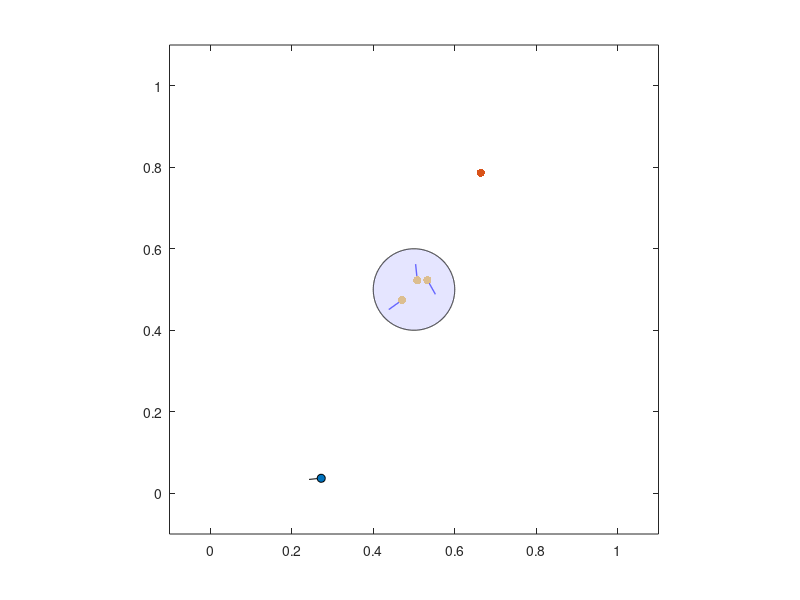

The MATLAB source for this figure: (Note: this script raises an error after producing the figure.)
% This code generates a simulation of schools of fish chasing food
% and with sharks chasing the fish.
% The view is contained inside a box of size 1x1.
clear; close all; clc;

%% Simulation Setup
% States for fish
K1 = 1;
X = 0.4 * rand(2,K1);
v0 = 0.3;                   % speed limit for fish
V = 2*v0 * rand(2,K1) - v0;

% Food
K2 = 1;
F = [0.5;0.5] + 0.5 * rand(2,K2);
rho = 0.03;

% States for shark
K3 = 3;
Y = (0.1*rand(2,K3) - 0.05) + [0.5;0.5];
u0 = 0.5;                   % speed limit for sharks
U = 2*u0 * rand(2,K3) - u0;
state_shark = zeros(1,K3);
Te_accu = zeros(1,K3);      % accumulated encircling time

% Behavioral parameters
lambda = 0.2;                           % inertia
beta   = 0.03;  Vb = zeros(size(V));    % group up
gamma  = 0.3;   Vg = zeros(size(V));    % move with CoG
mu     = 0.7;                           % loss factor for move w/ CoG
delta  = 10;    Vd = zeros(size(V));    % fish collision avoidance
eps    = 1;     Ve = zeros(size(V));    % attract by food
sigma  = 0.7;   Vs = zeros(size(V));    % avoiding sharks (tradeoff w/ Ve)
alpha  = 1;     Va = zeros(size(V));    % away from boundary
r      = 0.1;                           % min distance between fish
rs    = 0.08;                           % awareness distance betw/ f & s
rc    = 0.2;                            % chase radius of shark
re    = 0.15;                            % encircling radius of shark
Te    = 2;                              % encircling time limit
Delta = 2;      Ud = zeros(size(U));    % shark collision avoidance
Sigma = 1;      Us = zeros(size(U));    % shark chasing fish

% Wall regions
theta = 0:0.001:2*pi;
pillar_r = 0.1;
pillar = [0.5+pillar_r*cos(theta);0.5+pillar_r*sin(theta)];
Potential = @(X) norm(X-0.5)-pillar_r;

% GIF visualization
fps = 20;
Movie = [];
include_adjacency = true;

% Time
dt = 1/fps;
T = 0:dt:10;

% Plot initialization -----------------------------------------------------
tail_length = 0.03;
s_tail_length = 0.04;
figure;
plot([X(1,:);X(1,:)-tail_length*V(1,:)./vecnorm(V)],[X(2,:);X(2,:)-tail_length*V(2,:)./vecnorm(V)],'black');
hold on
scatter(X(1,:),X(2,:),'yellow','filled','o','MarkerEdgeColor','black');
scatter(F(1,:),F(2,:),'red','filled','o');
plot([Y(1,:);Y(1,:)-s_tail_length*U(1,:)./vecnorm(U)],[Y(2,:);Y(2,:)-s_tail_length*U(2,:)./vecnorm(U)],'blue','LineWidth',1);
scatter(Y(1,:),Y(2,:),'blue','filled','o');
fill(pillar(1,:),pillar(2,:),[0.8,0.8,1],'EdgeColor','black','FaceAlpha',0.5);
hold off
axis([-0.1,1.1,-0.1,1.1]);
axis square;
set(gcf,'Color',[1,1,1]);
Movie = [Movie,getframe(gcf)];

%% Simulation
for t = 1:length(T)
% Food dynamics ===========================================================
    % food
    for f = 1:K2
        dist_f2f = vecnorm(X - F(:,f));
        if min(dist_f2f) < rho
            F(:,f) = rand(2,1); % replenish new food once one is eaten
        end
    end
    % fish
    eaten = zeros(1,K1);
    for k = 1:K1
        dist_f2s = vecnorm(Y - X(:,k));
        if min(dist_f2s) < rho
            eaten(k) = 1;
        end
    end
    for k = K1:-1:1
        if eaten(k) == 1
            X(:,k) = [];
            V(:,k) = [];
            Vb(:,k) = []; Vg(:,k) = []; Vd(:,k) = []; Ve(:,k) = []; Vs(:,k) = []; Va(:,k) = [];
        end
    end
    K1 = K1 - sum(eaten);

% Fish dynamics ===========================================================
    % 0. Find group (adjacency matrix & combination matrix) ---------------
    Adjacency = zeros(K1,K1);
    for k = 1:K1
        dist_f2f = vecnorm(X - X(:,k));
        Adjacency(k,:) = dist_f2f < 1.5 * r;
    end
    [Combination,~] = generate_combination_policy(Adjacency,0,'metropolis');
    % 1. Grouping up ------------------------------------------------------
    for k = 1:K1
        if sum(Adjacency(:,k)) == 1
            Vb(:,k) = zeros(2,1);
        else
            dist_f2f = vecnorm(X - X(:,k));
            dist_f2f(k) = inf;
            [~,j] = min(dist_f2f);
            Vb(:,k) = (X(:,j) - X(:,k)) / norm(X(:,j) - X(:,k));
        end
    end
    % 2. Move with center of gravity --------------------------------------
    Vg = ((1-mu) * Vg + mu * V) * Combination';
    % 3. Avoid collision --------------------------------------------------
    Vd = zeros(2,K1);
    for k = 1:K1
        if sum(Adjacency(:,k)) == 1
            continue
        end
        for j = 1:K1
            if j == k
                continue
            end
            if Adjacency(j,k)
                d_f2f = X(:,j) - X(:,k);
                Vd(:,k) = Vd(:,k) + (norm(d_f2f) - r) * d_f2f / norm(d_f2f);
            end
        end
        % Vd(:,k) = Vd(:,k) / (sum(Adjacency(:,k))-1);
    end
    % 4. Attracted by closest food & avoiding sharks ----------------------
    % 4-1. find state
    closest_s2f = zeros(1,K1);
    for k = 1:K1
        dist_f2s = vecnorm(Y - X(:,k));
        [~,s] = min(dist_f2s);
        closest_s2f(k) = s;
    end
    state_fish = zeros(1,K1);
    for k = 1:K1
        s = closest_s2f(k);
        d_f2s = Y(:,s) - X(:,k);
        if norm(d_f2s) > 2*rs
            state_fish(k) = 1;          % region I (outside)
        elseif norm(d_f2s) < rs
            state_fish(k) = 4;          % region IV (inside)
        else
            if d_f2s' * U(:,s) < 0
                state_fish(k) = 2;      % region II (front)
            else
                state_fish(k) = 3;      % region III (rear)
            end
        end
    end
    % 4-2. actions based on region
    for k = 1:K1
        s = closest_s2f(k);
        switch state_fish(k)
            case 1
                dist_f2f = vecnorm(F - X(:,k));
                [~,f] = min(dist_f2f);
                Ve(:,k) = (F(:,f) - X(:,k)) / norm(F(:,f) - X(:,k));
            case 2
                temp_V = (X(:,k) - Y(:,s)) / norm(X(:,k) - Y(:,s));
                Ve(:,k) = 2 * [-temp_V(2);temp_V(1)];
                if temp_V' * [-U(2,s);U(1,s)] < 0
                    Ve(:,k) = - Ve(:,k);
                end
                Ve(:,k) = Ve(:,k) + temp_V;
            case 3
                Ve(:,k) = - U(:,s)/norm(U(:,s)) + (X(:,k)-Y(:,s)) / norm(X(:,k)-Y(:,s));
            case 4
                Ve(:,k) = (2*rs/norm(X(:,k)-Y(:,s)) - 1) * ...
                            (X(:,k)-Y(:,s)) / norm(X(:,k)-Y(:,s));
        end
    end
    % 5. Away from boundary -----------------------------------------------
    Va = zeros(2,K1);
    for k = 1:K1
        if X(1,k) > 1
            Va(1,k) = -1;
        elseif X(1,k) < 0
            Va(1,k) = 1;
        end
        if X(2,k) > 1
            Va(2,k) = -1;
        elseif X(2,k) < 0
            Va(2,k) = 1;
        end
        if Potential(X(:,k)) < 0.05
            n = (X(:,k) - [0.5;0.5]) / norm(X(:,k) - [0.5;0.5]);
            n_perp = [-n(2);n(1)];
            if V(:,k)' * n_perp > 0
                Va(:,k) = 0.5 * n + n_perp;
            else
                Va(:,k) = 0.5 * n - n_perp;
            end
        end
    end
    % 7. Changing the velocity --------------------------------------------
    V = lambda * V + (1-lambda) * v0 * (beta * Vb + gamma * Vg + delta * Vd ...
                                        + eps * Ve + alpha * Va);
    for k = 1:K1
        if state_fish(k) == 1
            if norm(V(:,k)) > v0
                V(:,k) = v0 * V(:,k) / norm(V(:,k));
            end
        else
            if norm(V(:,k)) > 2*v0
                V(:,k) = 2*v0 * V(:,k) / norm(V(:,k));
            end
        end
    end

% Shark Dynamics ==========================================================
    % 0. Find target (group and fish) -------------------------------------
    % -- Network center for fish
    Z = zeros(2,K1);
    for k = 1:K1
        Z(:,k) = X * Adjacency(:,k) / sum(Adjacency(:,k));
    end
    % -- Closest fish to shark
    closest_fg2s = zeros(1,K3); % (fg = fish group)
    closest_f2s = zeros(1,K3);
    for s = 1:K3
        dist_fg2s = vecnorm(Z - Y(:,s));
        dist_f2s = vecnorm(X - Y(:,s));
        [~,g] = min(dist_fg2s);
        [~,k] = min(dist_f2s);
        closest_fg2s(s) = g;
        closest_f2s(s) = k;
    end
    % 1. State determination ----------------------------------------------
    % -- Adjacency matrix for sharks & persuading
    Adjacency_shark = zeros(K3,K3);
    for s = 1:K3
        dist_s2s = vecnorm(Y - Y(:,s));
        Adjacency_shark(s,:) = dist_s2s < 3 * r;
    end
    dist_fg2s = vecnorm(Z(:,closest_fg2s) - Y);
    for s = 1:K3
        neighbor = (Adjacency_shark(:,s)==1);
        neighbor_dist_fg2s = dist_fg2s(neighbor);
        neighbor_closest_fg = closest_fg2s(neighbor);
        [~,neighbor] = min(neighbor_dist_fg2s);
        closest_fg2s(s) = neighbor_closest_fg(neighbor);
    end
    Adjacency_shark = (closest_fg2s' == closest_fg2s); 
    % -- state determination
    for s = 1:K3
        if state_shark(s) == 3
            continue
        end
        g = closest_fg2s(s);
        if norm(Z(:,g) - Y(:,s)) > rc
            state_shark(s) = 0;
        % elseif norm(X(:,k)-Y(:,s)) < 0.8*rc && norm(X(:,k)-Z(:,k)) > re
        %     state_shark(s) = 2;
        else
            state_shark(s) = 1;
        end
    end
    
    % 2. Action based on state --------------------------------------------
    for s = 1:K3
        if Te_accu(s) > Te                      % signal for attack
            disp('Atk!'); %=======================================================
            Te_accu(Adjacency_shark(:,s)==1) = 0;
            neighbor = 1:K3; neighbor = neighbor(Adjacency_shark(:,s)==1);
            rand_index = randperm(length(neighbor));
            state_shark(neighbor(rand_index(1))) = 3;
        end
    end
    for s = 1:K3
        g = closest_fg2s(s);
        k = closest_f2s(s);
        disp(state_shark(1));
        switch state_shark(s)
            case 0 % chase
                Us(:,s) = (Z(:,g) - Y(:,s)) / norm(Z(:,g) - Y(:,s));
            case 1 % encircle
                Te_accu(s) = Te_accu(s) + dt;
                U(:,s) = (Y(:,s) - Z(:,g)) / norm(Y(:,s) - Z(:,g));
                U(:,s) = [-U(2,s);U(1,s)];
                % neighbor_positions = Y(:,Adjacency_shark(:,s)==1);
                % [~,closest_neighbor] = min(vecnorm(neighbor_positions - Y(:,s)));
                % neighbor_direction = neighbor_positions(closest_neighbor) - Z(:,g);
                neighbor_position = sum(Y(:,Adjacency_shark(:,s)==1),2);
                neighbor_position = neighbor_position - Y(:,s);
                neighbor_position = neighbor_position / (sum(Adjacency_shark(:,s))-1);
                neighbor_direction = neighbor_position - Z(:,g);
                n = [-neighbor_direction(2);neighbor_direction(1)];
                n = n / norm(n);
                if U(:,s)' * n < 0
                    U(:,s) = - U(:,s);
                end
                if norm(Y(:,s)-X(:,k)) < re
                    U(:,s) = U(:,s) + (Y(:,s)-X(:,k)) / norm(Y(:,s)-X(:,k));
                end
            case 2 % trap
                Te_accu(s) = Te_accu(s) + dt;
                disp('WIP') %==================================================
            case 3 % attack
                %==============================================================
                state_shark(s) = 1; % temp (WIP)
        end
    end
    % 3. Avoid collision --------------------------------------------------
    Ud = zeros(2,K3);
    for s = 1:K3
        if sum(Adjacency_shark(:,s)) == 1
            continue
        end
        for j = 1:K3
            if j == s
                continue
            end
            if Adjacency_shark(j,s)
                d_s2s = Y(:,j) - Y(:,s);
                Ud(:,s) = Ud(:,s) + (norm(d_s2s) - r) * d_s2s / norm(d_s2s);
            end
        end
    end
    % 4. Away from boundary -----------------------------------------------
    Ua = zeros(2,K3);
    for s = 1:K3
        % if X(1,k) > 1
        %     Va(1,k) = -1;
        % elseif X(1,k) < 0
        %     Va(1,k) = 1;
        % end
        % if X(2,k) > 1
        %     Va(2,k) = -1;
        % elseif X(2,k) < 0
        %     Va(2,k) = 1;
        % end
        if Potential(Y(:,s)) < 0.05
            n = (Y(:,s) - [0.5;0.5]) / norm(Y(:,s) - [0.5;0.5]);
            n_perp = [-n(2);n(1)];
            if U(:,s)' * n_perp > 0
                Ua(:,s) = 0.5 * n + n_perp;
            else
                Ua(:,s) = 0.5 * n - n_perp;
            end
        end
    end
    % 5. Changing the velocity --------------------------------------------
    U = 0.1 * U + 0.9 * u0 * (Sigma * Us + Delta * Ud + alpha * Ua);
    for s = 1:K3
        if state_shark(s) == 3
            if norm(U(:,s)) > 1.2*u0
                U(:,s) = 1.2*u0 * U(:,s) / norm(U(:,s));
            end
        else
            if norm(U(:,s)) > v0
                U(:,s) = u0 * U(:,s) / norm(U(:,s));
            end
        end
    end

% Changing the positions ==================================================
    % Fish
    % X = X + dt * V;
    % Shark
    Y = Y + dt * U;
    
% Plot figure =============================================================   
    plot([X(1,:);X(1,:)-tail_length*V(1,:)./vecnorm(V)],[X(2,:);X(2,:)-tail_length*V(2,:)./vecnorm(V)],'black');
    
    if include_adjacency
        hold on
        for k = 1:K1
            for j = 1:K1
                if Adjacency(k,j)==1
                    plot([X(1,k),X(1,j)],[X(2,k),X(2,j)],'LineWidth',0.1,'Color',[0.8,0.8,0.8]);
                end
            end
        end
        for k = 1:K3
            for j = 1:K3
                if Adjacency_shark(k,j)==1
                    plot([Y(1,k),Y(1,j)],[Y(2,k),Y(2,j)],'LineWidth',0.1,'Color',[0.8,0.8,0.8]);
                end
            end
            plot([Y(1,k),Z(1,closest_fg2s(k))],[Y(2,k),Z(2,closest_fg2s(k))],'LineWidth',0.1,'Color',[0.2,0,0]);
        end
        hold off
    end
    
    hold on
    scatter(X(1,:),X(2,:),'yellow','filled','o','MarkerEdgeColor','black');
    scatter(F(1,:),F(2,:),'red','filled','o');
    plot([Y(1,:);Y(1,:)-s_tail_length*U(1,:)./vecnorm(U)],[Y(2,:);Y(2,:)-s_tail_length*U(2,:)./vecnorm(U)],'blue','LineWidth',1);
    scatter(Y(1,:),Y(2,:),'blue','filled','o');
    fill(pillar(1,:),pillar(2,:),[0.8,0.8,1],'EdgeColor','black','FaceAlpha',0.5);
    hold off
    axis([-0.1,1.1,-0.1,1.1]);
    axis square;

% GIF frame ===============================================================
    Movie = [Movie,getframe(gcf)];
end

%% Generate GIF
for j = 1:length(Movie)
	[image,map]=frame2im(Movie(j));		% converts frame to images
	[im,map2]=rgb2ind(image,256);		% converts RGB images to indexed images
	if j==1
		imwrite(im,map2, 'Fish_and_Shark.gif','gif','writeMode','overwrite','delaytime',dt,'loopcount',inf);
	else
		imwrite(im,map2,'Fish_and_Shark.gif','gif','writeMode','append','delaytime',dt);
	end
end